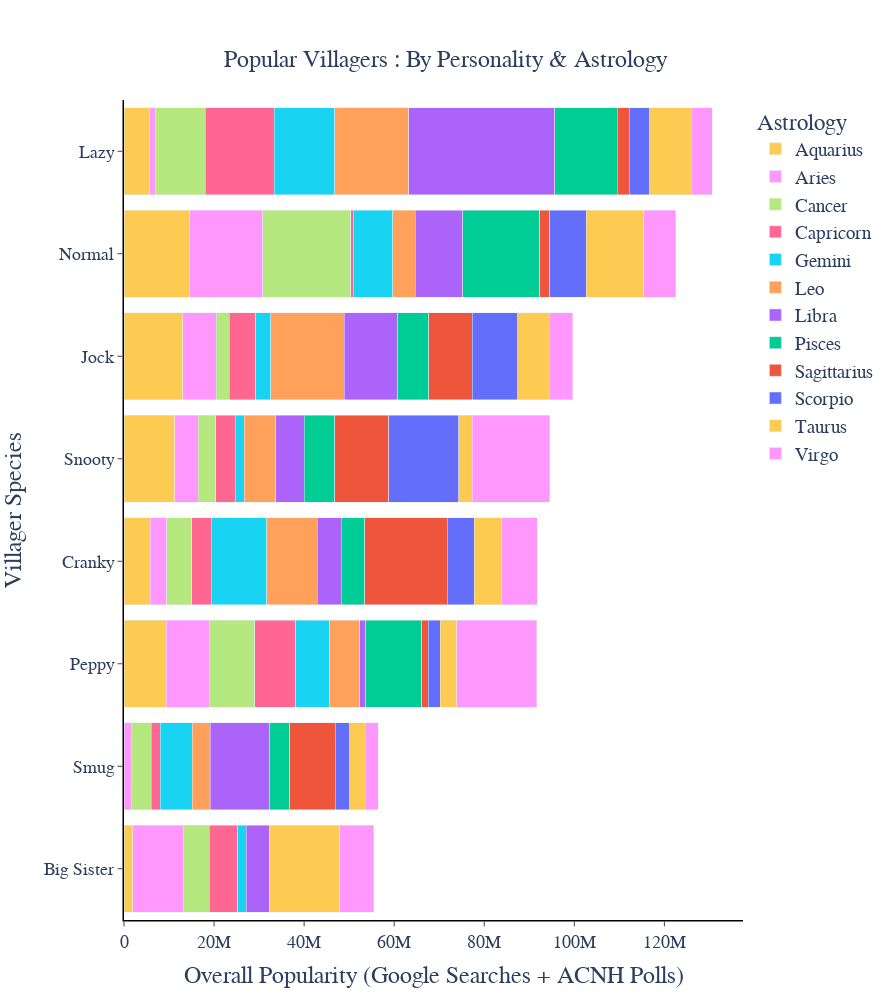

Source (notebook cell):
### Code cell
fig2astro = px.bar(personality_astro, color="Astrology",title= "Popular Villagers: What Astrological Sign are they?",
              color_discrete_sequence=px.colors.qualitative.Plotly_r,orientation='h')
fig2astro.update_traces(textfont_size=18,width=0.85)
fig2astro.update_layout(font=dict(size=20),title_font_size=24,legend_font_size=19,width=1000,height=600,font_family="Courier",yaxis_title="Villager Species",xaxis_title="Overall Popularity (Google Searches + ACNH Polls)")
fig2astro.update_layout(height=1000,width=890,autosize=False,font_family="Helvetica",plot_bgcolor='white')
fig2astro.update_xaxes(showgrid=False,showline=True, tickfont_size=18,ticks='outside',linecolor="black",linewidth=1.5)
fig2astro.update_yaxes(showgrid=False,showline=True, tickfont_size=18,ticks='outside',linecolor="black",linewidth=1.5)
fig2astro.update_layout(
    title={
        'text': "Popular Villagers : By Personality & Astrology",
        'y':0.95,
        'x':0.5})
fig2astro.update_layout(barmode='stack', yaxis={'categoryorder':'total ascending'})
fig2astro.show()

### Figure 1 — Plotly figure (JSON) as saved in the notebook; plotly's stock layout.template omitted (floating-point values rounded to 4 significant figures)
{"data": [{"alignmentgroup": "True", "hovertemplate": "Astrology=Aquarius<br>value=%{x}<br>Personality=%{y}<extra></extra>", "legendgroup": "Aquarius", "marker": {"color": "#FECB52", "pattern": {"shape": ""}}, "name": "Aquarius", "offsetgroup": "Aquarius", "orientation": "h", "showlegend": true, "textfont": {"size": 18}, "textposition": "auto", "type": "bar", "width": 0.85, "x": [1957045, 5824366, 13018326, 5696401, 14612117, 9326688, 0, 11271844], "xaxis": "x", "y": ["Big Sister", "Cranky", "Jock", "Lazy", "Normal", "Peppy", "Smug", "Snooty"], "yaxis": "y"}, {"alignmentgroup": "True", "hovertemplate": "Astrology=Aries<br>value=%{x}<br>Personality=%{y}<extra></extra>", "legendgroup": "Aries", "marker": {"color": "#FF97FF", "pattern": {"shape": ""}}, "name": "Aries", "offsetgroup": "Aries", "orientation": "h", "showlegend": true, "textfont": {"size": 18}, "textposition": "auto", "type": "bar", "width": 0.85, "x": [11161060, 3653697, 7500890, 1334680, 16228722, 9621712, 1638934, 5263816], "xaxis": "x", "y": ["Big Sister", "Cranky", "Jock", "Lazy", "Normal", "Peppy", "Smug", "Snooty"], "yaxis": "y"}, {"alignmentgroup": "True", "hovertemplate": "Astrology=Cancer<br>value=%{x}<br>Personality=%{y}<extra></extra>", "legendgroup": "Cancer", "marker": {"color": "#B6E880", "pattern": {"shape": ""}}, "name": "Cancer", "offsetgroup": "Cancer", "orientation": "h", "showlegend": true, "textfont": {"size": 18}, "textposition": "auto", "type": "bar", "width": 0.85, "x": [5844293, 5618277, 2906777, 11037238, 19458240, 10107099, 4373403, 3801471], "xaxis": "x", "y": ["Big Sister", "Cranky", "Jock", "Lazy", "Normal", "Peppy", "Smug", "Snooty"], "yaxis": "y"}, {"alignmentgroup": "True", "hovertemplate": "Astrology=Capricorn<br>value=%{x}<br>Personality=%{y}<extra></extra>", "legendgroup": "Capricorn", "marker": {"color": "#FF6692", "pattern": {"shape": ""}}, "name": "Capricorn", "offsetgroup": "Capricorn", "orientation": "h", "showlegend": true, "textfont": {"size": 18}, "textposition": "auto", "type": "bar", "width": 0.85, "x": [6301475, 4299818, 5777355, 15294518, 654269, 9115979, 2067290, 4313280], "xaxis": "x", "y": ["Big Sister", "Cranky", "Jock", "Lazy", "Normal", "Peppy", "Smug", "Snooty"], "yaxis": "y"}, {"alignmentgroup": "True", "hovertemplate": "Astrology=Gemini<br>value=%{x}<br>Personality=%{y}<extra></extra>", "legendgroup": "Gemini", "marker": {"color": "#19D3F3", "pattern": {"shape": ""}}, "name": "Gemini", "offsetgroup": "Gemini", "orientation": "h", "showlegend": true, "textfont": {"size": 18}, "textposition": "auto", "type": "bar", "width": 0.85, "x": [1867187, 12265495, 3362858, 13476728, 8770903, 7518274, 7039728, 2072397], "xaxis": "x", "y": ["Big Sister", "Cranky", "Jock", "Lazy", "Normal", "Peppy", "Smug", "Snooty"], "yaxis": "y"}, {"alignmentgroup": "True", "hovertemplate": "Astrology=Leo<br>value=%{x}<br>Personality=%{y}<extra></extra>", "legendgroup": "Leo", "marker": {"color": "#FFA15A", "pattern": {"shape": ""}}, "name": "Leo", "offsetgroup": "Leo", "orientation": "h", "showlegend": true, "textfont": {"size": 18}, "textposition": "auto", "type": "bar", "width": 0.85, "x": [0, 11211908, 16378676, 16420768, 4999839, 6688514, 4062940, 7007444], "xaxis": "x", "y": ["Big Sister", "Cranky", "Jock", "Lazy", "Normal", "Peppy", "Smug", "Snooty"], "yaxis": "y"}, {"alignmentgroup": "True", "hovertemplate": "Astrology=Libra<br>value=%{x}<br>Personality=%{y}<extra></extra>", "legendgroup": "Libra", "marker": {"color": "#AB63FA", "pattern": {"shape": ""}}, "name": "Libra", "offsetgroup": "Libra", "orientation": "h", "showlegend": true, "textfont": {"size": 18}, "textposition": "auto", "type": "bar", "width": 0.85, "x": [5098367, 5388640, 11884156, 32425134, 10461524, 1340949, 13153490, 6294529], "xaxis": "x", "y": ["Big Sister", "Cranky", "Jock", "Lazy", "Normal", "Peppy", "Smug", "Snooty"], "yaxis": "y"}, {"alignmentgroup": "True", "hovertemplate": "Astrology=Pisces<br>value=%{x}<br>Personality=%{y}<extra></extra>", "legendgroup": "Pisces", "marker": {"color": "#00CC96", "pattern": {"shape": ""}}, "name": "Pisces", "offsetgroup": "Pisces", "orientation": "h", "showlegend": true, "textfont": {"size": 18}, "textposition": "auto", "type": "bar", "width": 0.85, "x": [0, 5222271, 6840682, 13881970, 17150036, 12407500, 4478361, 6791328], "xaxis": "x", "y": ["Big Sister", "Cranky", "Jock", "Lazy", "Normal", "Peppy", "Smug", "Snooty"], "yaxis": "y"}, {"alignmentgroup": "True", "hovertemplate": "Astrology=Sagittarius<br>value=%{x}<br>Personality=%{y}<extra></extra>", "legendgroup": "Sagittarius", "marker": {"color": "#EF553B", "pattern": {"shape": ""}}, "name": "Sagittarius", "offsetgroup": "Sagittarius", "orientation": "h", "showlegend": true, "textfont": {"size": 18}, "textposition": "auto", "type": "bar", "width": 0.85, "x": [0, 18290713, 9615005, 2604404, 2261801, 1472393, 10080749, 11930927], "xaxis": "x", "y": ["Big Sister", "Cranky", "Jock", "Lazy", "Normal", "Peppy", "Smug", "Snooty"], "yaxis": "y"}, {"alignmentgroup": "True", "hovertemplate": "Astrology=Scorpio<br>value=%{x}<br>Personality=%{y}<extra></extra>", "legendgroup": "Scorpio", "marker": {"color": "#636EFA", "pattern": {"shape": ""}}, "name": "Scorpio", "offsetgroup": "Scorpio", "orientation": "h", "showlegend": true, "textfont": {"size": 18}, "textposition": "auto", "type": "bar", "width": 0.85, "x": [0, 5992639, 10175592, 4601434, 8052184, 2651747, 3246385, 15599277], "xaxis": "x", "y": ["Big Sister", "Cranky", "Jock", "Lazy", "Normal", "Peppy", "Smug", "Snooty"], "yaxis": "y"}, {"alignmentgroup": "True", "hovertemplate": "Astrology=Taurus<br>value=%{x}<br>Personality=%{y}<extra></extra>", "legendgroup": "Taurus", "marker": {"color": "#FECB52", "pattern": {"shape": ""}}, "name": "Taurus", "offsetgroup": "Taurus", "orientation": "h", "showlegend": true, "textfont": {"size": 18}, "textposition": "auto", "type": "bar", "width": 0.85, "x": [15639867, 6100122, 7001428, 9161102, 12790556, 3627863, 3388146, 3018900], "xaxis": "x", "y": ["Big Sister", "Cranky", "Jock", "Lazy", "Normal", "Peppy", "Smug", "Snooty"], "yaxis": "y"}, {"alignmentgroup": "True", "hovertemplate": "Astrology=Virgo<br>value=%{x}<br>Personality=%{y}<extra></extra>", "legendgroup": "Virgo", "marker": {"color": "#FF97FF", "pattern": {"shape": ""}}, "name": "Virgo", "offsetgroup": "Virgo", "orientation": "h", "showlegend": true, "textfont": {"size": 18}, "textposition": "auto", "type": "bar", "width": 0.85, "x": [7596845, 7894500, 5180213, 4651149, 7037330, 17751886, 2875809, 17140903], "xaxis": "x", "y": ["Big Sister", "Cranky", "Jock", "Lazy", "Normal", "Peppy", "Smug", "Snooty"], "yaxis": "y"}], "layout": {"autosize": false, "barmode": "stack", "font": {"family": "Helvetica", "size": 20}, "height": 1000, "legend": {"font": {"size": 19}, "title": {"text": "Astrology"}, "tracegroupgap": 0}, "plot_bgcolor": "white", "title": {"font": {"size": 24}, "text": "Popular Villagers : By Personality & Astrology", "x": 0.5, "y": 0.95}, "width": 890, "xaxis": {"anchor": "y", "domain": [0, 1], "linecolor": "black", "linewidth": 1.5, "showgrid": false, "showline": true, "tickfont": {"size": 18}, "ticks": "outside", "title": {"text": "Overall Popularity (Google Searches + ACNH Polls)"}}, "yaxis": {"anchor": "x", "categoryorder": "total ascending", "domain": [0, 1], "linecolor": "black", "linewidth": 1.5, "showgrid": false, "showline": true, "tickfont": {"size": 18}, "ticks": "outside", "title": {"text": "Villager Species"}}}}
